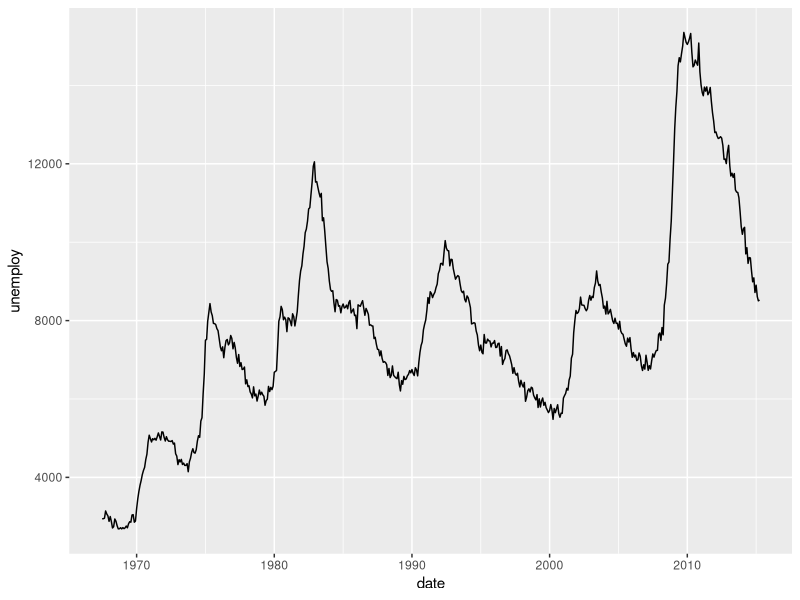
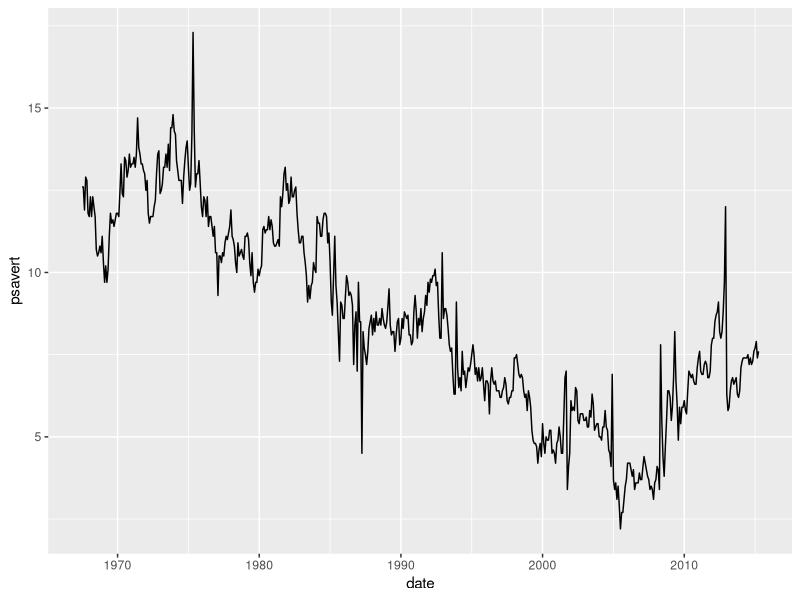
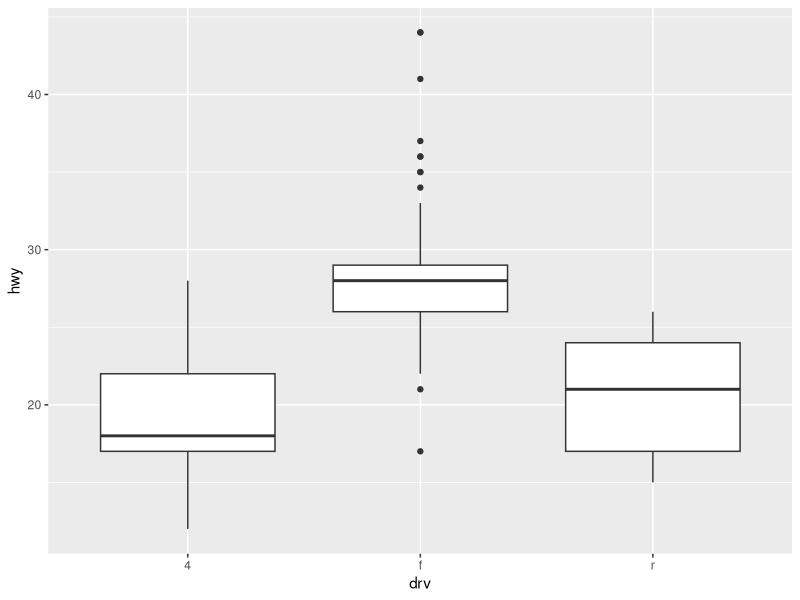
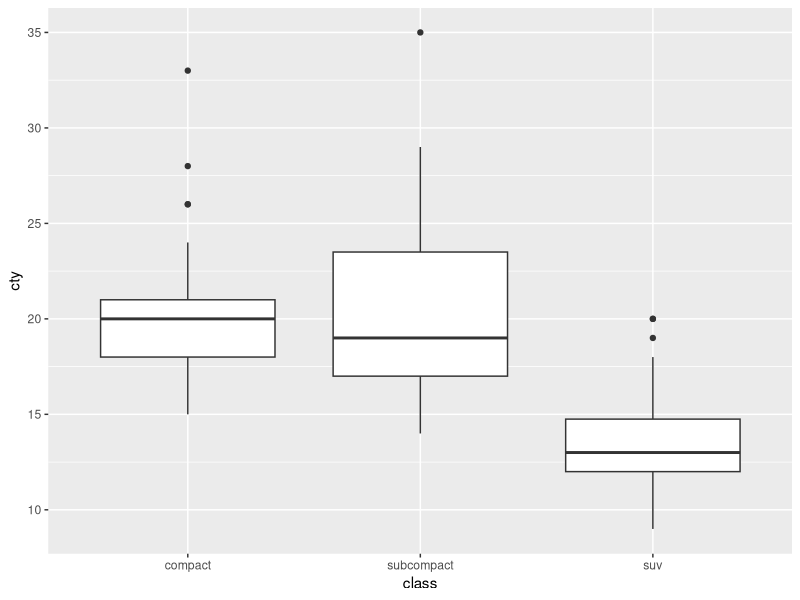

Here is the R script that generated these plots, in order:
library(ggplot2)
ggplot(data=economics,aes(x=date,y=unemploy))+geom_line()
ggplot(data=economics,aes(x=date,y=psavert))+geom_line()
ggplot(data=mpg,aes(x=drv,y=hwy))+geom_boxplot()

library(dplyr)
class_mpg<-mpg%>%filter(class%in%c("compact","subcompact","suv"))
ggplot(data=class_mpg,aes(x=class,y=cty))+geom_boxplot()
